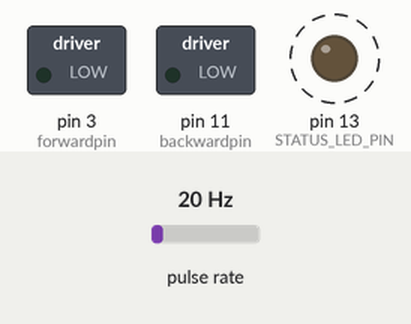
Bench run of a sketch on a simulated Arduino Nano, built with avr-gcc and run on an emulated ATmega328P. On the bench: switched loads named in the sketch (green lamp = pin HIGH), output pins drawn as LEDs (lit = HIGH). Wiring (inferred from the names in the program): pulse sensor: data pin 4. Dashed ring = blinking. The test bench sets the inputs (shaded band); at power-on: pulse rate 20 Hz.

Above: at 1.25 s.
1.3 s: pulse rate (sensor on pin 4) set to 4 Hz
At 1.6 s:
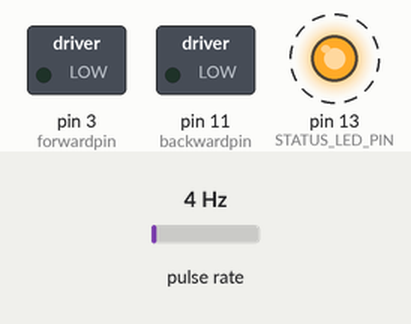
4.3 s: pulse rate (sensor on pin 4) set to 50 Hz
At 4.73 s:
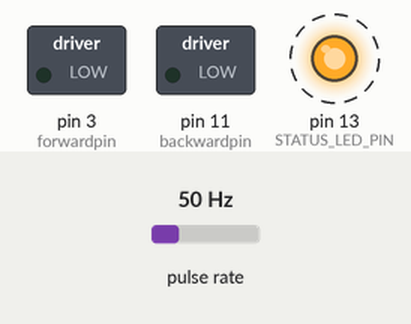
Timing chart, 0 to 13.3 s (numbered marks = the images above; inputs shaded):
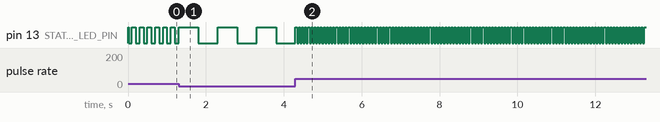

The sketch:

acodeOK_i2c.ino
```cpp
/*                      ARDUINO NANO:
                     ____________________
                    -|       ICSP       |
                    -|TX1 (01)       VIN|-
                    -|RX0 (00)       GND|-
                    -|RST            RST|-
                    -|GND            +5V|-
speed sensor        -|D2  (02)        A7|-
forwardpin          -|D3  (03)        A6|-
speed sensor        -|D4  (04)        A5|-  I2C(SCL)
                    -|D5  (05)        A4|-  I2C(SDA)
                    -|D6  (06)  (19)  A3|-
                    -|D7  (07)  (18)  A2|-
                    -|D8  (08)  (17)  A1|-  CURRENT SENSOR INPUT (ANALOG)
                    -|D9  (09)  (16)  A0|-
                    -|D10 (10)  (15) REF|-  TO +5V
backwardpwm         -|D11 (11)  (14) 3V3|-
STATUS_LED_PIN      -|D12 (12)  (13) D14|-
                     |_______USB________|
                           |to PC|
                            |   |
 */

/*
 * MOTOR DRIVER INFO: http://www.hessmer.org/blog/2013/12/28/ibt-2-h-bridge-with-arduino/
 *
 * TO DRIVE MOTOR FORWARD:
 * SET backwardpwm=0
 * SET forwardpwm=0<->255
 *
 * TO DRIVE MOTOR BACKWARD:
 * SET forwardpwm=0
 * SET backwardpwm=0<->255
 *
 * SLOW STOP:
 * SET forwardpwm=0
 * SET backwardpwm=0
 *
 * BREAKING:
 * BREAKING IS ACHIVED BY
 * REVRSING CURRENT DIRECTION UNTIL STOP
 *
 * NOTE:
 * THE backwardpwm AND forwardpwm CAN NOT HAVE VALUES IN SAME TIME
 * ONE OF THEM SHULD ALWAYS HAVE VALUE ZERO.
 */

 /*
  * speed sensor info : https://www.myxlshop.co.uk/j-s-2-speed-measurement-sensor-module-for-arduino.html
  */

  /*
   * current sensor info :http://www.allegromicro.com/~/media/Files/Datasheets/ACS712-Datasheet.ashx
   */
#include <Wire.h>

#define SLAVE_ADDRESS 0x20 //I2C slave address
int i2ctest=0; // var used for reseteing pwm rate in case of cutof
int number = 0; //i2c testvar
char nus[]={10,20,30,40};
float flt=12345.6789;
float flt1=-0.017801;


#define BAUD_RATE 1000000
#define Tc 0.02
#define T1OCA_reg Tc*16000000/8
#define Timmer0_ext 4
#define encoder_holes 20 //NUMBER OF HOLES IN ENCODER WHEEL
#define currange 10 //curent sensor range from -5A to +5A

//PIN SETTINGS:
#define forwardpin  3
#define backwardpin  11
#define interruptPin  2
#define currentpin 21
#define STATUS_LED_PIN LED_BUILTIN


unsigned int timer1_ovf=0;
double S1=0;
double Td=0;
double spd=0;
char sdatain[2];            //1X2 ARRAY FOR INCOMING SERIAL DATA
char wdatain[3];            //1X2 ARRAY FOR INCOMING SERIAL DATA
volatile  float cur=0;      // VARIABLE FOR current


typedef struct processData{
  float s_cur;
  float s_rpm;
};

typedef union I2C_Send{
  processData data;
  byte I2C_packet[sizeof(processData)];
};

I2C_Send send_info;

void setup(){
  //I2C settings
  Wire.begin(SLAVE_ADDRESS); //start I2C
  Wire.onReceive(receiveData); //define recive function
  Wire.onRequest(sendData); //define send function


//Timer1 setup 16bit
  TCCR1A = 0;
  TCCR1B = 0;
  TCNT1 = 0;
  TCCR1B= B00000010;    //clock/8
  OCR1A=T1OCA_reg;// 0.01s
  TIMSK1=B00000011; //BxxxxxBAO

//Timer0 setup 8bit
  TCCR0A = 0;
  TCCR0B = 0;
  TCNT0 = 0;
  TCCR0B = B00000111; //external clock
  TIMSK0=B0000000; //BxxxxxBAO

//open serial port
  //Serial.begin(BAUD_RATE);

//pinmode configuration
pinMode(Timmer0_ext,INPUT_PULLUP);
pinMode(forwardpin, OUTPUT);
pinMode(backwardpin, OUTPUT);
pinMode(STATUS_LED_PIN, OUTPUT); //test pin
pinMode(currentpin,INPUT);

//analog configuration
analogReference(INTERNAL);
analogRead(currentpin);// first read for setting reference

//enable interupts
interrupts();

}

ISR(TIMER1_OVF_vect){ //TIMER1 OVERFLOW  // Timer 1 overflow
  timer1_ovf++;
  if(timer1_ovf>10){  spd=0;
  }
  }

  ISR(TIMER1_COMPA_vect) // Tc TRIGGERED // Timer 1 - fiksni period istekao
{
  S1=TCNT0;
  TIMSK1=B00000001;
  OCR0A=S1+1;
  TIMSK0=B00000010;

  //timer1_ovf++;
  //Serial.println(":D");
  }


  ISR(TIMER0_COMPA_vect) // TD TRIGGERED // Timer 0 - Broji impulse
{
  //timer1_ovf++;
  //Serial.println("a");
  Td=TCNT1+timer1_ovf*65536;
  timer1_ovf=0;
  TCNT0=0;
  TCNT1=0;
  TIMSK0=B00000000;
  TIMSK1=B00000011;
  spd=60*2000000*(S1+1)/(encoder_holes*Td);

//  cur=(float)analogRead(currentpin); //READ ANALOG VALUE ON CURRENT SENSOR
//  cur=(cur/(float)1023)*currange-currange/2; //CALCULATE REAL CURRENT IN AMPERS
  digitalWrite(STATUS_LED_PIN, digitalRead(STATUS_LED_PIN) ^ 1);   // toggle LED pin
  }

/*
// SERIAL INTERUPT FUNCTION:
void serialEvent()
{


// READ NEW DATA:
  while (Serial.available())
  {
    Serial.readBytesUntil('\n', sdatain, sizeof(sdatain) / sizeof(char) );
  }
    //CHANGE PWM VALUES
    analogWrite(forwardpin,sdatain[0]);  //SETTING PWM VALUE
    analogWrite(backwardpin,sdatain[1]); //SETTING PWM VALUE

    // SEND TO PC:
    //Serial.write(sdatain[0]); //LAST SATUS FOR FORWARD
    //Serial.write(sdatain[1]); //LAST STATUS FOR BACKWARD
    //Serial.write('\n'); // PRINT /r ON SERIAL
    Serial.print(cur,6); // MASSURE AND SEND CURRENT cur
    Serial.write('_');// PRINT /r ON SERIAL
    Serial.println(spd,6); // NUMBER OF COUNTED INTERUPTS OF SPEED SENSOR. THESE NEEDS TO BE REPLACED WITH ACTUAL SPEED:
    //Serial.write('\n');// END TRANSMISSION SIMBOL
  }

*/

void receiveData(int byteCount){
while(Wire.available()) {
Wire.readBytesUntil('\n', wdatain, sizeof(wdatain) / sizeof(char) );
//Serial.write(wdatain[0]);
//Serial.write(wdatain[1]);
//Serial.write(wdatain[2]);
//Serial.println();
analogWrite(forwardpin,wdatain[1]);  //SETTING PWM VALUE
analogWrite(backwardpin,wdatain[2]); //SETTING PWM VALUE


//i2c_test++;// use for safy cut off


if (number == 1){
digitalWrite(STATUS_LED_PIN, digitalRead(STATUS_LED_PIN) ^ 1);
}
}
}

// callback for sending data
void sendData(){
cur=(float)analogRead(currentpin); //READ ANALOG VALUE ON CURRENT SENSOR
cur=(cur/(float)1023)*currange-currange/2; //CALCULATE REAL CURRENT IN AMPERS
Wire.print(cur,4);
Wire.print('_');
Wire.println(spd,2);
// delay(1000);
//Wire.write((byte)flt);
// Wire.write(nus);
//Wire.write('_');// PRINT /r ON SERIAL
//Wire.write('b'); // NUMBER OF COUNTED INTE
}


void loop(){

}
```

Measured:
- after the input at 1.3 s, pin 13 (STATUS_LED_PIN): alternates HIGH for 0.50 s and LOW for 0.50 s, starting after 0.50 s
- after the input at 4.3 s, pin 13 (STATUS_LED_PIN): alternates HIGH for 0.04 s and LOW for 0.04 s, starting at once
- by itself, pin 13 (STATUS_LED_PIN): alternates HIGH for 0.10 s and LOW for 0.10 s
